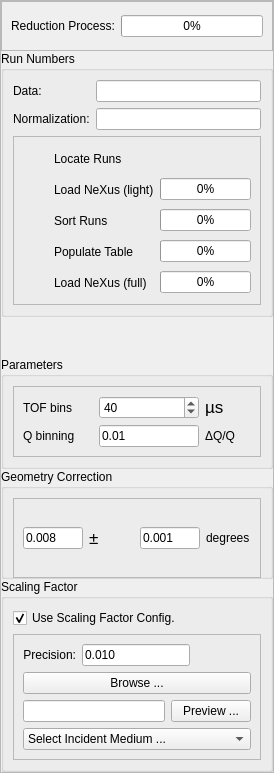
                <widget class="QFrame" name="leftEntries">
                 <property name="sizePolicy">
                  <sizepolicy hsizetype="Expanding" vsizetype="Expanding">
                   <horstretch>0</horstretch>
                   <verstretch>0</verstretch>
                  </sizepolicy>
                 </property>
                 <property name="minimumSize">
                  <size>
                   <width>250</width>
                   <height>0</height>
                  </size>
                 </property>
                 <property name="frameShape">
                  <enum>QFrame::StyledPanel</enum>
                 </property>
                 <property name="frameShadow">
                  <enum>QFrame::Raised</enum>
                 </property>
                 <layout class="QVBoxLayout" name="verticalLayout_8">
                  <property name="spacing">
                   <number>0</number>
                  </property>
                  <property name="margin">
                   <number>0</number>
                  </property>
                  <item>
                   <widget class="QFrame" name="frame_reduction">
                    <property name="sizePolicy">
                     <sizepolicy hsizetype="Preferred" vsizetype="Minimum">
                      <horstretch>0</horstretch>
                      <verstretch>0</verstretch>
                     </sizepolicy>
                    </property>
                    <property name="minimumSize">
                     <size>
                      <width>0</width>
                      <height>50</height>
                     </size>
                    </property>
                    <property name="maximumSize">
                     <size>
                      <width>16777215</width>
                      <height>50</height>
                     </size>
                    </property>
                    <property name="frameShape">
                     <enum>QFrame::StyledPanel</enum>
                    </property>
                    <property name="frameShadow">
                     <enum>QFrame::Raised</enum>
                    </property>
                    <layout class="QHBoxLayout" name="horizontalLayout_12">
                     <item>
                      <widget class="QLabel" name="mainProgressBarLabel">
                       <property name="text">
                        <string>Reduction Process:</string>
                       </property>
                      </widget>
                     </item>
                     <item>
                      <widget class="QProgressBar" name="reductionProcessProgressBar">
                       <property name="autoFillBackground">
                        <bool>false</bool>
                       </property>
                       <property name="value">
                        <number>0</number>
                       </property>
                      </widget>
                     </item>
                    </layout>
                   </widget>
                  </item>
                  <item>
                   <layout class="QVBoxLayout" name="verticalLayout_18">
                    <item>
                     <widget class="QGroupBox" name="groupBox_3">
                      <property name="title">
                       <string>Run Numbers</string>
                      </property>
                      <layout class="QVBoxLayout" name="verticalLayout_14">
                       <item>
                        <layout class="QGridLayout" name="gridLayout_2">
                         <item row="0" column="0">
                          <widget class="QLabel" name="label">
                           <property name="text">
                            <string>Data:</string>
                           </property>
                          </widget>
                         </item>
                         <item row="0" column="1">
                          <widget class="QLineEdit" name="data_sequence_lineEdit">
                           <property name="text">
                            <string/>
                           </property>
                          </widget>
                         </item>
                         <item row="1" column="0">
                          <widget class="QLabel" name="label_2">
                           <property name="text">
                            <string>Normalization:</string>
                           </property>
                          </widget>
                         </item>
                         <item row="1" column="1">
                          <widget class="QLineEdit" name="norm_sequence_lineEdit">
                           <property name="text">
                            <string/>
                           </property>
                          </widget>
                         </item>
                        </layout>
                       </item>
                       <item>
                        <widget class="QFrame" name="frame_autofill_check_status">
                         <property name="frameShape">
                          <enum>QFrame::StyledPanel</enum>
                         </property>
                         <property name="frameShadow">
                          <enum>QFrame::Raised</enum>
                         </property>
                         <layout class="QHBoxLayout" name="horizontalLayout_11">
                          <item>
                           <layout class="QGridLayout" name="gridLayout_5">
                            <item row="0" column="0">
                             <widget class="QLabel" name="check1">
                              <property name="sizePolicy">
                               <sizepolicy hsizetype="Fixed" vsizetype="Fixed">
                                <horstretch>0</horstretch>
                                <verstretch>0</verstretch>
                               </sizepolicy>
                              </property>
                              <property name="minimumSize">
                               <size>
                                <width>25</width>
                                <height>25</height>
                               </size>
                              </property>
                              <property name="maximumSize">
                               <size>
                                <width>25</width>
                                <height>25</height>
                               </size>
                              </property>
                              <property name="text">
                               <string/>
                              </property>
                             </widget>
                            </item>
                            <item row="0" column="1">
                             <widget class="QLabel" name="label_check1">
                              <property name="text">
                               <string>Locate Runs</string>
                              </property>
                             </widget>
                            </item>
                            <item row="1" column="0">
                             <widget class="QLabel" name="check2">
                              <property name="sizePolicy">
                               <sizepolicy hsizetype="Fixed" vsizetype="Fixed">
                                <horstretch>0</horstretch>
                                <verstretch>0</verstretch>
                               </sizepolicy>
                              </property>
                              <property name="minimumSize">
                               <size>
                                <width>25</width>
                                <height>25</height>
                               </size>
                              </property>
                              <property name="maximumSize">
                               <size>
                                <width>25</width>
                                <height>25</height>
                               </size>
                              </property>
                              <property name="text">
                               <string/>
                              </property>
                             </widget>
                            </item>
                            <item row="1" column="1">
                             <widget class="QLabel" name="label_check2">
                              <property name="text">
                               <string>Load NeXus (light)</string>
                              </property>
                             </widget>
                            </item>
                            <item row="1" column="2">
                             <widget class="QProgressBar" name="progressBar_check2">
                              <property name="value">
                               <number>0</number>
                              </property>
                             </widget>
                            </item>
                            <item row="2" column="0">
                             <widget class="QLabel" name="check3">
                              <property name="sizePolicy">
                               <sizepolicy hsizetype="Fixed" vsizetype="Fixed">
                                <horstretch>0</horstretch>
                                <verstretch>0</verstretch>
                               </sizepolicy>
                              </property>
                              <property name="minimumSize">
                               <size>
                                <width>25</width>
                                <height>25</height>
                               </size>
                              </property>
                              <property name="maximumSize">
                               <size>
                                <width>25</width>
                                <height>25</height>
                               </size>
                              </property>
                              <property name="text">
                               <string/>
                              </property>
                             </widget>
                            </item>
                            <item row="2" column="1">
                             <widget class="QLabel" name="label_check3">
                              <property name="text">
                               <string>Sort Runs</string>
                              </property>
                             </widget>
                            </item>
                            <item row="2" column="2">
                             <widget class="QProgressBar" name="progressBar_check3">
                              <property name="value">
                               <number>0</number>
                              </property>
                             </widget>
                            </item>
                            <item row="3" column="0">
                             <widget class="QLabel" name="check4">
                              <property name="sizePolicy">
                               <sizepolicy hsizetype="Fixed" vsizetype="Fixed">
                                <horstretch>0</horstretch>
                                <verstretch>0</verstretch>
                               </sizepolicy>
                              </property>
                              <property name="minimumSize">
                               <size>
                                <width>25</width>
                                <height>25</height>
                               </size>
                              </property>
                              <property name="maximumSize">
                               <size>
                                <width>25</width>
                                <height>25</height>
                               </size>
                              </property>
                              <property name="text">
                               <string/>
                              </property>
                             </widget>
                            </item>
                            <item row="3" column="1">
                             <widget class="QLabel" name="label_check4">
                              <property name="text">
                               <string>Populate Table</string>
                              </property>
                             </widget>
                            </item>
                            <item row="3" column="2">
                             <widget class="QProgressBar" name="progressBar_check4">
                              <property name="value">
                               <number>0</number>
                              </property>
                             </widget>
                            </item>
                            <item row="4" column="0">
                             <widget class="QLabel" name="check5">
                              <property name="sizePolicy">
                               <sizepolicy hsizetype="Fixed" vsizetype="Fixed">
                                <horstretch>0</horstretch>
                                <verstretch>0</verstretch>
                               </sizepolicy>
                              </property>
                              <property name="minimumSize">
                               <size>
                                <width>25</width>
                                <height>25</height>
                               </size>
                              </property>
                              <property name="maximumSize">
                               <size>
                                <width>25</width>
                                <height>25</height>
                               </size>
                              </property>
                              <property name="text">
                               <string/>
                              </property>
                             </widget>
                            </item>
                            <item row="4" column="1">
                             <widget class="QLabel" name="label_check5">
                              <property name="text">
                               <string>Load NeXus (full)</string>
                              </property>
                             </widget>
                            </item>
                            <item row="4" column="2">
                             <widget class="QProgressBar" name="progressBar_check5">
                              <property name="value">
                               <number>0</number>
                              </property>
                             </widget>
                            </item>
                           </layout>
                          </item>
                         </layout>
                        </widget>
                       </item>
                      </layout>
                     </widget>
                    </item>
                    <item>
                     <spacer name="verticalSpacer">
                      <property name="orientation">
                       <enum>Qt::Vertical</enum>
                      </property>
                      <property name="sizeHint" stdset="0">
                       <size>
                        <width>20</width>
                        <height>40</height>
                       </size>
                      </property>
                     </spacer>
                    </item>
                    <item>
                     <widget class="QGroupBox" name="groupBox_6">
                      <property name="title">
                       <string>Parameters</string>
                      </property>
                      <layout class="QVBoxLayout" name="verticalLayout_15">
                       <item>
                        <widget class="QFrame" name="frame_4">
                         <property name="frameShape">
                          <enum>QFrame::StyledPanel</enum>
                         </property>
                         <property name="frameShadow">
                          <enum>QFrame::Raised</enum>
                         </property>
                         <layout class="QHBoxLayout" name="horizontalLayout_17">
                          <item>
                           <layout class="QGridLayout" name="gridLayout_6">
                            <item row="0" column="0">
                             <widget class="QLabel" name="label_29">
                              <property name="sizePolicy">
                               <sizepolicy hsizetype="Fixed" vsizetype="Preferred">
                                <horstretch>0</horstretch>
                                <verstretch>0</verstretch>
                               </sizepolicy>
                              </property>
                              <property name="toolTip">
                               <string>The number of bins for the Time of Flight channels</string>
                              </property>
                              <property name="text">
                               <string>TOF bins</string>
                              </property>
                             </widget>
                            </item>
                            <item row="0" column="1">
                             <widget class="QSpinBox" name="eventTofBins">
                              <property name="minimumSize">
                               <size>
                                <width>100</width>
                                <height>0</height>
                               </size>
                              </property>
                              <property name="toolTip">
                               <string>The number of bins for the Time of Flight channels</string>
                              </property>
                              <property name="minimum">
                               <number>5</number>
                              </property>
                              <property name="maximum">
                               <number>200</number>
                              </property>
                              <property name="singleStep">
                               <number>5</number>
                              </property>
                              <property name="value">
                               <number>40</number>
                              </property>
                             </widget>
                            </item>
                            <item row="0" column="2">
                             <widget class="QLabel" name="label_33">
                              <property name="text">
                               <string>&lt;!DOCTYPE HTML PUBLIC &quot;-//W3C//DTD HTML 4.0//EN&quot; &quot;http://www.w3.org/TR/REC-html40/strict.dtd&quot;&gt;
&lt;html&gt;&lt;head&gt;&lt;meta name=&quot;qrichtext&quot; content=&quot;1&quot; /&gt;&lt;style type=&quot;text/css&quot;&gt;
p, li { white-space: pre-wrap; }
&lt;/style&gt;&lt;/head&gt;&lt;body style=&quot; font-family:'Lucida Grande'; font-size:13pt; font-weight:400; font-style:normal;&quot;&gt;
&lt;p style=&quot; margin-top:0px; margin-bottom:0px; margin-left:0px; margin-right:0px; -qt-block-indent:0; text-indent:0px;&quot;&gt;µs&lt;/p&gt;&lt;/body&gt;&lt;/html&gt;</string>
                              </property>
                             </widget>
                            </item>
                            <item row="1" column="0">
                             <widget class="QLabel" name="label_10">
                              <property name="minimumSize">
                               <size>
                                <width>70</width>
                                <height>0</height>
                               </size>
                              </property>
                              <property name="maximumSize">
                               <size>
                                <width>70</width>
                                <height>16777215</height>
                               </size>
                              </property>
                              <property name="text">
                               <string>Q binning</string>
                              </property>
                             </widget>
                            </item>
                            <item row="1" column="1">
                             <widget class="QLineEdit" name="qStep">
                              <property name="maximumSize">
                               <size>
                                <width>100</width>
                                <height>16777215</height>
                               </size>
                              </property>
                              <property name="text">
                               <string>0.01</string>
                              </property>
                             </widget>
                            </item>
                            <item row="1" column="2">
                             <widget class="QLabel" name="label_11">
                              <property name="minimumSize">
                               <size>
                                <width>0</width>
                                <height>0</height>
                               </size>
                              </property>
                              <property name="maximumSize">
                               <size>
                                <width>16777215</width>
                                <height>16777215</height>
                               </size>
                              </property>
                              <property name="text">
                               <string>ΔQ/Q</string>
                              </property>
                             </widget>
                            </item>
                           </layout>
                          </item>
                         </layout>
                        </widget>
                       </item>
                      </layout>
                     </widget>
                    </item>
                    <item>
                     <widget class="QGroupBox" name="groupBox_4">
                      <property name="maximumSize">
                       <size>
                        <width>16777215</width>
                        <height>110</height>
                       </size>
                      </property>
                      <property name="title">
                       <string>Geometry Correction</string>
                      </property>
                      <layout class="QHBoxLayout" name="horizontalLayout_10">
                       <item>
                        <widget class="QFrame" name="geometryCorrectionFrame">
                         <property name="enabled">
                          <bool>true</bool>
                         </property>
                         <property name="minimumSize">
                          <size>
                           <width>0</width>
                           <height>80</height>
                          </size>
                         </property>
                         <property name="maximumSize">
                          <size>
                           <width>16777215</width>
                           <height>80</height>
                          </size>
                         </property>
                         <property name="frameShape">
                          <enum>QFrame::StyledPanel</enum>
                         </property>
                         <property name="frameShadow">
                          <enum>QFrame::Raised</enum>
                         </property>
                         <layout class="QHBoxLayout" name="horizontalLayout_9">
                          <item>
                           <widget class="QLineEdit" name="angleOffsetValue">
                            <property name="maximumSize">
                             <size>
                              <width>60</width>
                              <height>16777215</height>
                             </size>
                            </property>
                            <property name="text">
                             <string>0.008</string>
                            </property>
                           </widget>
                          </item>
                          <item>
                           <widget class="QLabel" name="label_20">
                            <property name="text">
                             <string>&lt;!DOCTYPE HTML PUBLIC &quot;-//W3C//DTD HTML 4.0//EN&quot; &quot;http://www.w3.org/TR/REC-html40/strict.dtd&quot;&gt;
&lt;html&gt;&lt;head&gt;&lt;meta name=&quot;qrichtext&quot; content=&quot;1&quot; /&gt;&lt;style type=&quot;text/css&quot;&gt;
p, li { white-space: pre-wrap; }
&lt;/style&gt;&lt;/head&gt;&lt;body style=&quot; font-family:'Lucida Grande'; font-size:13pt; font-weight:400; font-style:normal;&quot;&gt;
&lt;p style=&quot; margin-top:12px; margin-bottom:12px; margin-left:0px; margin-right:0px; -qt-block-indent:0; text-indent:0px;&quot;&gt;&amp;#177;&lt;/p&gt;&lt;/body&gt;&lt;/html&gt;</string>
                            </property>
                           </widget>
                          </item>
                          <item>
                           <widget class="QLineEdit" name="angleOffsetError">
                            <property name="maximumSize">
                             <size>
                              <width>60</width>
                              <height>16777215</height>
                             </size>
                            </property>
                            <property name="text">
                             <string>0.001</string>
                            </property>
                           </widget>
                          </item>
                          <item>
                           <widget class="QLabel" name="label_21">
                            <property name="text">
                             <string>degrees</string>
                            </property>
                           </widget>
                          </item>
                         </layout>
                        </widget>
                       </item>
                      </layout>
                     </widget>
                    </item>
                    <item>
                     <widget class="QGroupBox" name="groupBox_5">
                      <property name="title">
                       <string>Scaling Factor</string>
                      </property>
                      <layout class="QVBoxLayout" name="verticalLayout_20">
                       <item>
                        <widget class="QCheckBox" name="scalingFactorFlag">
                         <property name="text">
                          <string>Use Scaling Factor Config.</string>
                         </property>
                         <property name="checked">
                          <bool>true</bool>
                         </property>
                        </widget>
                       </item>
                       <item>
                        <widget class="QFrame" name="scalingFactorConfigFrame">
                         <property name="enabled">
                          <bool>true</bool>
                         </property>
                         <property name="frameShape">
                          <enum>QFrame::StyledPanel</enum>
                         </property>
                         <property name="frameShadow">
                          <enum>QFrame::Raised</enum>
                         </property>
                         <layout class="QVBoxLayout" name="verticalLayout_21">
                          <item>
                           <layout class="QHBoxLayout" name="horizontalLayout_16">
                            <item>
                             <widget class="QLabel" name="label_sf_precision">
                              <property name="enabled">
                               <bool>true</bool>
                              </property>
                              <property name="layoutDirection">
                               <enum>Qt::LeftToRight</enum>
                              </property>
                              <property name="text">
                               <string>Precision:</string>
                              </property>
                              <property name="alignment">
                               <set>Qt::AlignRight|Qt::AlignTrailing|Qt::AlignVCenter</set>
                              </property>
                             </widget>
                            </item>
                            <item>
                             <widget class="QLineEdit" name="sfPrecision">
                              <property name="enabled">
                               <bool>true</bool>
                              </property>
                              <property name="text">
                               <string>0.010</string>
                              </property>
                             </widget>
                            </item>
                            <item>
                             <spacer name="horizontalSpacer_6">
                              <property name="orientation">
                               <enum>Qt::Horizontal</enum>
                              </property>
                              <property name="sizeHint" stdset="0">
                               <size>
                                <width>40</width>
                                <height>20</height>
                               </size>
                              </property>
                             </spacer>
                            </item>
                           </layout>
                          </item>
                          <item>
                           <widget class="QPushButton" name="sfBrowseButton">
                            <property name="enabled">
                             <bool>true</bool>
                            </property>
                            <property name="text">
                             <string>Browse ...</string>
                            </property>
                           </widget>
                          </item>
                          <item>
                           <layout class="QHBoxLayout" name="horizontalLayout_13">
                            <item>
                             <widget class="QLineEdit" name="scalingFactorFile">
                              <property name="enabled">
                               <bool>true</bool>
                              </property>
                             </widget>
                            </item>
                            <item>
                             <widget class="QPushButton" name="previewScalingFactorFile">
                              <property name="text">
                               <string>Preview ...</string>
                              </property>
                             </widget>
                            </item>
                           </layout>
                          </item>
                          <item>
                           <widget class="QComboBox" name="selectIncidentMediumList">
                            <property name="enabled">
                             <bool>true</bool>
                            </property>
                            <item>
                             <property name="text">
                              <string>Select Incident Medium ...</string>
                             </property>
                            </item>
                           </widget>
                          </item>
                         </layout>
                        </widget>
                       </item>
                      </layout>
                     </widget>
                    </item>
                   </layout>
                  </item>
                 </layout>
                </widget>
